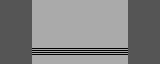

This is a level from a 2D game, rendered from its Tiled map with the project's own tilesets. A one-line summary and the complete map file follow:
An orthogonal 20x8 tile map with 8x8 px tiles, 1 tile layer (Track) and 3 objects.

<map version="1.10" tiledversion="1.10.0" orientation="orthogonal" renderorder="right-down" width="20" height="8" tilewidth="8" tileheight="8" infinite="0" nextlayerid="7" nextobjectid="10">
 <properties>
  <property name="lap_count" type="int" value="1" />
  <property name="map_type" value="race" />
 </properties>
 <tileset firstgid="1" source="track.tsx" />
 <layer id="1" name="Track" width="20" height="8">
  <data encoding="csv">
1,1,1,1,2,2,2,2,2,2,2,2,2,2,2,2,1,1,1,1,
1,1,1,1,2,2,2,2,2,2,2,2,2,2,2,2,1,1,1,1,
1,1,1,1,2,2,2,2,2,2,2,2,2,2,2,2,1,1,1,1,
1,1,1,1,2,2,2,2,2,2,2,2,2,2,2,2,1,1,1,1,
1,1,1,1,2,2,2,2,2,2,2,2,2,2,2,2,1,1,1,1,
1,1,1,1,2,2,2,2,2,2,2,2,2,2,2,2,1,1,1,1,
1,1,1,1,7,7,7,7,7,7,7,7,7,7,7,7,1,1,1,1,
1,1,1,1,2,2,2,2,2,2,2,2,2,2,2,2,1,1,1,1
  </data>
 </layer>
 <objectgroup id="2" name="start">
  <object id="1" x="80" y="8">
   <point />
  </object>
 </objectgroup>
 <objectgroup id="3" name="finish">
  <object id="2" x="0" y="48" width="160" height="8">
   <properties>
    <property name="direction" value="S" />
   </properties>
  </object>
 </objectgroup>
 <objectgroup id="4" name="checkpoints">
  <object id="3" x="32" y="32" width="96" height="8">
   <properties>
    <property name="direction" value="S" />
    <property name="index" type="int" value="0" />
   </properties>
  </object>
 </objectgroup>
 <objectgroup id="5" name="enemies" />
 <objectgroup id="6" name="powerups" />
</map>
